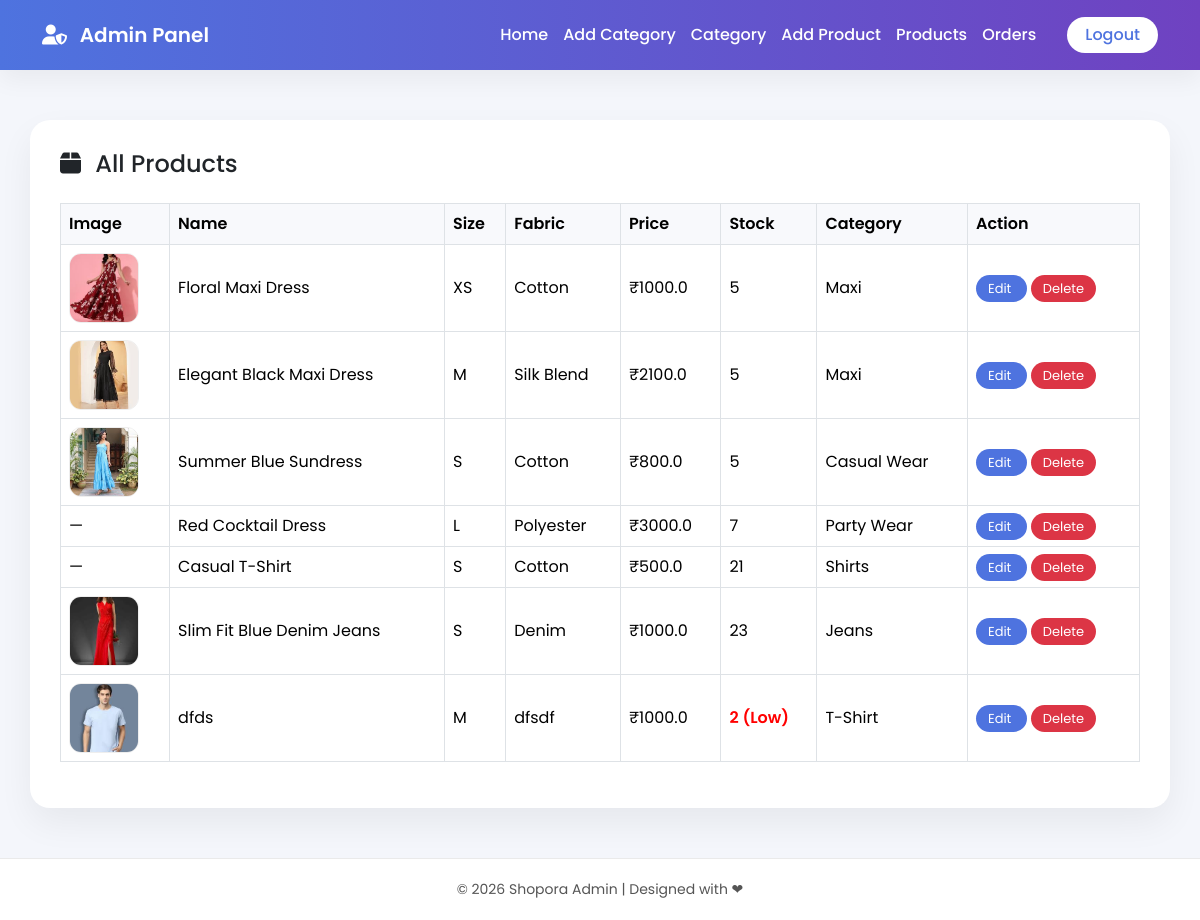
/viewproduct, run on the app's committed database.
### siteadmin/models.py (models this page shows, shortened)
class Product(models.Model):
    name = models.CharField(max_length=100)
    size = models.CharField(max_length=100,null=True,blank=True)
    fabric = models.CharField(max_length=100)
    description = models.TextField()
    base_price = models.FloatField()
    stock_quantity = models.PositiveIntegerField()
    categoryid = models.ForeignKey(category, on_delete=models.CASCADE)
    image = models.ImageField(upload_to='products', validators=[validate_jpg],null=True, blank=True)

class category(models.Model):
    cname=models.CharField(max_length=100)
    def __str__(self):
        return self.cname

### siteadmin/views.py (the view)
# urls.py: path('viewproduct',views.viewproduct,name='viewproduct'),
def viewproduct(request):
      n=Product.objects.all()
      p={'n':n}
      return render(request,'admin/productshow.html',p)

### template/admin/productshow.html (shortened to what this page needs)
{% extends 'admin/base.html' %}
{% block content %}
<div class="product-card">
    <h4 class="mb-4">
        <i class="fa-solid fa-box me-2"></i>
        All Products
    </h4>
    <div class="table-responsive">
        <table class="table table-bordered align-middle">
            <thead>
                <tr>
                    <th>Image</th>
                    <th>Name</th>
                    <th>Size</th>
                    <th>Fabric</th>
                    <th>Price</th>
                    <th>Stock</th>
                    <th>Category</th>
                    <th>Action</th>
                </tr>
            </thead>
            <tbody>
                {% for i in n %}
                <tr>
                    <td>
                        {% if i.image %}
                            <img src="{{ i.image.url }}" class="product-img">
                        {% else %}
                            —
                        {% endif %}
                    </td>
                    <td>{{ i.name }}</td>
                    <td>{{ i.size }}</td>
                    <td>{{ i.fabric }}</td>
                    <td>₹{{ i.base_price }}</td>
                    <td>
                        {% if i.stock_quantity < 5 %}
                            <span class="stock-low">
                                {{ i.stock_quantity }} (Low)
                            </span>
                        {% else %}
                            {{ i.stock_quantity }}
                        {% endif %}
                    </td>
                    <td>{{ i.categoryid }}</td>
                    <td>
                        <a href="{% url 'productedit' i.id %}"
                           class="btn-edit me-1">
                            Edit
                        </a>
                        <a href="{% url 'deleteproduct' i.id %}"
                           class="btn-delete"
                           onclick="return confirm('Delete this product?')">
                            Delete
                        </a>
                    </td>
                </tr>
                {% empty %}
                <tr>
                    <td colspan="8" class="text-center">
                        No Products Found
                    </td>
                </tr>
                {% endfor %}
            </tbody>
        </table>
    </div>
</div>
{% endblock %}

### template/admin/base.html (style rules this page uses)
body { font-family: 'Poppins', sans-serif; background: #f4f6fb; }

### template/admin/productshow.html (style rules this page uses)
.product-card { background: #ffffff; padding: 30px; border-radius: 20px; box-shadow: 0 15px 35px rgba(0,0,0,0.06); }
.table th { background: #f8f9fc; font-weight: 600; }
.product-img { width: 70px; height: 70px; object-fit: cover; border-radius: 12px; border: 1px solid #eee; }
.btn-edit { background: #4e73df; color: white; border-radius: 20px; padding: 4px 12px; font-size: 13px; border: none; text-decoration: none; }
.btn-delete { background: #dc3545; color: white; border-radius: 20px; padding: 4px 12px; font-size: 13px; border: none; text-decoration: none; }
.stock-low { color: red; font-weight: 600; }

### data on the page
Product: image (picture), name "Floral Maxi Dress", size "XS", fabric "Cotton", base_price "1000.0", stock_quantity "5", categoryid "Maxi"
Product: image (picture), name "Elegant Black Maxi Dress", size "M", fabric "Silk Blend", base_price "2100.0", stock_quantity "5", categoryid "Maxi"
Product: image (picture), name "Summer Blue Sundress", size "S", fabric "Cotton", base_price "800.0", stock_quantity "5", categoryid "Casual Wear"
Product: name "Red Cocktail Dress", size "L", fabric "Polyester", base_price "3000.0", stock_quantity "7", categoryid "Party Wear"
Product: name "Casual T-Shirt", size "S", fabric "Cotton", base_price "500.0", stock_quantity "21", categoryid "Shirts"
Product: image (picture), name "Slim Fit Blue Denim Jeans", size "S", fabric "Denim", base_price "1000.0", stock_quantity "23", categoryid "Jeans"
Product: image (picture), name "dfds", size "M", fabric "dfsdf", base_price "1000.0", stock_quantity "2", categoryid "T-Shirt"
